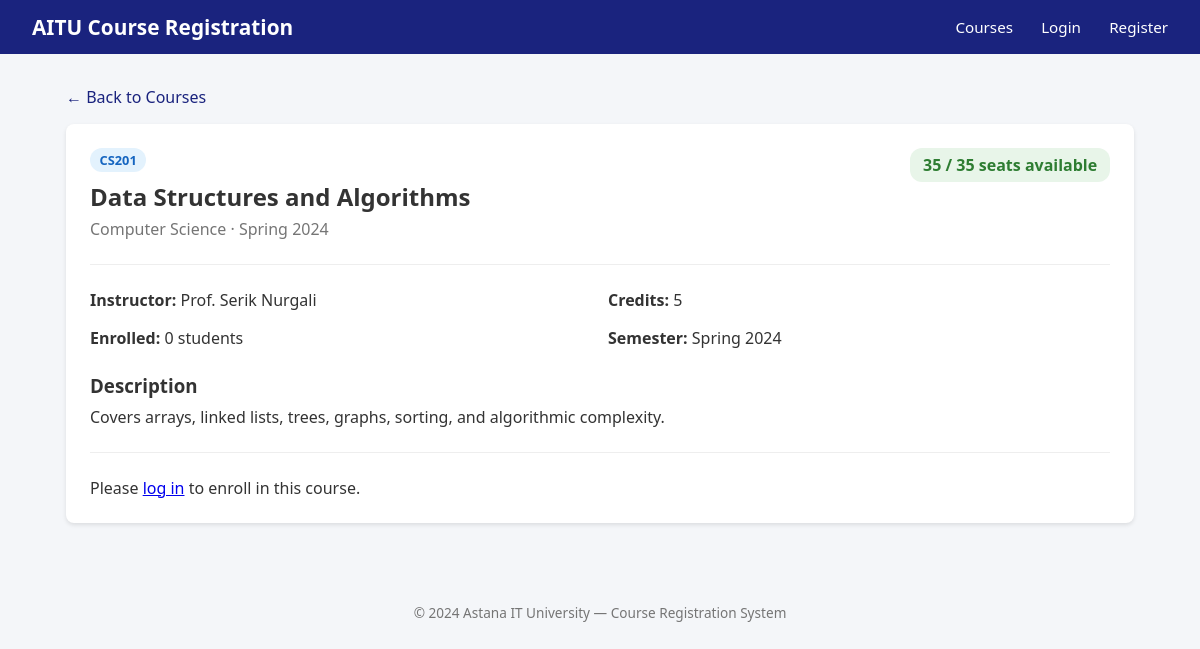
/courses/2/, run on the app's committed database.
### courses/models.py (models this page shows, shortened)
class Course(models.Model):
    SEMESTER_CHOICES = [
        ('Fall', 'Fall'),
        ('Spring', 'Spring'),
        ('Summer', 'Summer'),
    ]
    title = models.CharField(max_length=200)
    code = models.CharField(max_length=20, unique=True)
    department = models.ForeignKey(Department, on_delete=models.CASCADE, related_name='courses')
    description = models.TextField()
    credits = models.PositiveSmallIntegerField()
    max_students = models.PositiveIntegerField(default=30)
    semester = models.CharField(max_length=10, choices=SEMESTER_CHOICES)
    year = models.PositiveIntegerField()
    instructor = models.CharField(max_length=100)
    is_active = models.BooleanField(default=True)
    created_at = models.DateTimeField(auto_now_add=True)
    @property
    def enrolled_count(self):
        return self.enrollments.filter(status='enrolled').count()
    @property
    def is_full(self):
        return self.enrolled_count >= self.max_students
    @property
    def available_seats(self):
        return max(0, self.max_students - self.enrolled_count)

class Department(models.Model):
    name = models.CharField(max_length=100)
    code = models.CharField(max_length=10, unique=True)

### courses/views.py (the view)
# urls.py: path('<int:pk>/', views.course_detail, name='course_detail'),
def course_detail(request, pk):
    course = get_object_or_404(Course, pk=pk, is_active=True)
    enrollment = None
    if request.user.is_authenticated:
        enrollment = Enrollment.objects.filter(
            student=request.user, course=course
        ).first()
    return render(request, 'courses/course_detail.html', {
        'course': course,
        'enrollment': enrollment,
    })

### templates/courses/course_detail.html (shortened to what this page needs)
{% extends "base.html" %}
{% block content %}
<a href="/courses/" style="color:#1a237e; text-decoration:none;">← Back to Courses</a>
<div class="card" style="margin-top:1rem;">
    <div style="display:flex; justify-content:space-between; align-items:start; flex-wrap:wrap; gap:1rem;">
        <div>
            <span class="badge badge-blue" style="margin-bottom:0.5rem; display:inline-block;">{{ course.code }}</span>
            <h2>{{ course.title }}</h2>
            <p style="color:#757575; margin-top:0.3rem;">{{ course.department.name }} · {{ course.semester }} {{ course.year }}</p>
        </div>
        <div style="text-align:right;">
            {% if course.is_full %}
            <span class="badge badge-red" style="font-size:1rem; padding:0.4rem 0.8rem;">Course Full</span>
            {% else %}
            <span class="badge badge-green" style="font-size:1rem; padding:0.4rem 0.8rem;">{{ course.available_seats }} / {{ course.max_students }} seats available</span>
            {% endif %}
        </div>
    </div>
    <hr style="margin:1.5rem 0; border:none; border-top:1px solid #eee;">
    <div style="display:grid; grid-template-columns:1fr 1fr; gap:1rem; margin-bottom:1.5rem;">
        <div><strong>Instructor:</strong> {{ course.instructor }}</div>
        <div><strong>Credits:</strong> {{ course.credits }}</div>
        <div><strong>Enrolled:</strong> {{ course.enrolled_count }} students</div>
        <div><strong>Semester:</strong> {{ course.semester }} {{ course.year }}</div>
    </div>
    <h3 style="margin-bottom:0.5rem;">Description</h3>
    <p>{{ course.description }}</p>
    <hr style="margin:1.5rem 0; border:none; border-top:1px solid #eee;">
    {% if user.is_authenticated %}
        {% if enrollment %}
            {% if enrollment.status == 'enrolled' %}
            <p class="badge badge-green" style="display:inline-block; margin-bottom:1rem; font-size:0.95rem; padding:0.5rem 1rem;">You are enrolled in this course</p>
            <br>
            <form method="post" action="/courses/{{ course.pk }}/drop/">
                {% csrf_token %}
                <button type="submit" class="btn btn-danger" onclick="return confirm('Drop {{ course.title }}?')">Drop Course</button>
            </form>
            {% elif enrollment.status == 'waitlisted' %}
            <p class="badge badge-yellow" style="display:inline-block; font-size:0.95rem; padding:0.5rem 1rem;">You are on the waitlist</p>
            {% elif enrollment.status == 'dropped' %}
            <form method="post" action="/courses/{{ course.pk }}/enroll/">
                {% csrf_token %}
                <button type="submit" class="btn btn-primary">Re-enroll</button>
            </form>
            {% endif %}
        {% else %}
        <form method="post" action="/courses/{{ course.pk }}/enroll/">
            {% csrf_token %}
            <button type="submit" class="btn btn-primary">
                {% if course.is_full %}Join Waitlist{% else %}Enroll Now{% endif %}
            </button>
        </form>
        {% endif %}
    {% else %}
    <p>Please <a href="/users/login/?next=/courses/{{ course.pk }}/">log in</a> to enroll in this course.</p>
    {% endif %}
</div>
{% endblock %}

### templates/base.html (style rules this page uses)
* { box-sizing: border-box; margin: 0; padding: 0; }
body { font-family: 'Segoe UI', sans-serif; background: #f4f6f9; color: #333; }
.card { background: white; border-radius: 8px; box-shadow: 0 2px 4px rgba(0,0,0,0.1); padding: 1.5rem; margin-bottom: 1rem; }
.badge { display: inline-block; padding: 0.2rem 0.6rem; border-radius: 12px; font-size: 0.8rem; font-weight: 600; }
.badge-green { background: #e8f5e9; color: #2e7d32; }
.badge-blue { background: #e3f2fd; color: #1565c0; }

### data on the page
Course: code "CS201", title "Data Structures and Algorithms", department.name "Computer Science", semester "Spring", year "2024", available_seats "35", max_students "35", instructor "Prof. Serik Nurgali", credits "5", enrolled_count "0", description "Covers arrays, linked lists, trees, graphs, sorting, and algorithmic complexity."
